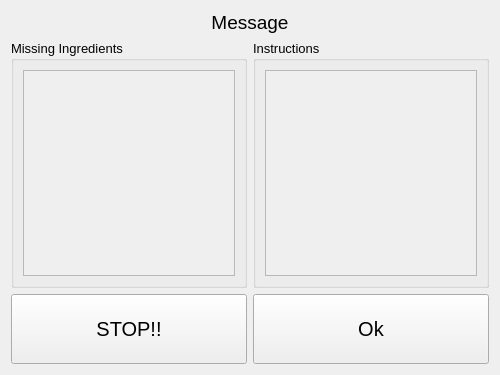
<?xml version="1.0" encoding="UTF-8"?>
<ui version="4.0">
 <class>MissingIngredients</class>
 <widget class="QWidget" name="MissingIngredients">
  <property name="geometry">
   <rect>
    <x>0</x>
    <y>0</y>
    <width>500</width>
    <height>375</height>
   </rect>
  </property>
  <property name="font">
   <font>
    <pointsize>8</pointsize>
   </font>
  </property>
  <property name="windowTitle">
   <string>Add Missing Ingredients</string>
  </property>
  <property name="windowIcon">
   <iconset>
    <normaloff>../images/icons/Bronx.ico</normaloff>../images/icons/Bronx.ico</iconset>
  </property>
  <layout class="QVBoxLayout" name="verticalLayout">
   <item>
    <widget class="QLabel" name="label">
     <property name="font">
      <font>
       <pointsize>14</pointsize>
      </font>
     </property>
     <property name="text">
      <string>Message</string>
     </property>
     <property name="alignment">
      <set>Qt::AlignCenter</set>
     </property>
    </widget>
   </item>
   <item>
    <layout class="QHBoxLayout" name="horizontalLayout_2">
     <item>
      <widget class="QGroupBox" name="groupBox">
       <property name="font">
        <font>
         <pointsize>10</pointsize>
        </font>
       </property>
       <property name="title">
        <string>Missing Ingredients</string>
       </property>
       <layout class="QVBoxLayout" name="verticalLayout_2">
        <item>
         <widget class="QScrollArea" name="scrollArea">
          <property name="widgetResizable">
           <bool>true</bool>
          </property>
          <widget class="QWidget" name="scrollAreaWidgetContents">
           <property name="geometry">
            <rect>
             <x>0</x>
             <y>0</y>
             <width>215</width>
             <height>210</height>
            </rect>
           </property>
           <layout class="QVBoxLayout" name="verticalLayout_4">
            <item>
             <widget class="QLabel" name="dsp_miss_ingredients">
              <property name="text">
               <string/>
              </property>
              <property name="alignment">
               <set>Qt::AlignLeading|Qt::AlignLeft|Qt::AlignTop</set>
              </property>
              <property name="wordWrap">
               <bool>true</bool>
              </property>
             </widget>
            </item>
           </layout>
          </widget>
         </widget>
        </item>
       </layout>
      </widget>
     </item>
     <item>
      <widget class="QGroupBox" name="groupBox_2">
       <property name="font">
        <font>
         <pointsize>10</pointsize>
        </font>
       </property>
       <property name="title">
        <string>Instructions</string>
       </property>
       <layout class="QVBoxLayout" name="verticalLayout_3">
        <item>
         <widget class="QScrollArea" name="scrollArea_2">
          <property name="widgetResizable">
           <bool>true</bool>
          </property>
          <widget class="QWidget" name="scrollAreaWidgetContents_2">
           <property name="geometry">
            <rect>
             <x>0</x>
             <y>0</y>
             <width>215</width>
             <height>210</height>
            </rect>
           </property>
           <layout class="QVBoxLayout" name="verticalLayout_5">
            <item>
             <widget class="QLabel" name="dsp_instructions">
              <property name="text">
               <string/>
              </property>
              <property name="alignment">
               <set>Qt::AlignLeading|Qt::AlignLeft|Qt::AlignTop</set>
              </property>
              <property name="wordWrap">
               <bool>true</bool>
              </property>
             </widget>
            </item>
           </layout>
          </widget>
         </widget>
        </item>
       </layout>
      </widget>
     </item>
    </layout>
   </item>
   <item>
    <layout class="QHBoxLayout" name="horizontalLayout">
     <item>
      <widget class="QPushButton" name="btn_stop">
       <property name="minimumSize">
        <size>
         <width>0</width>
         <height>70</height>
        </size>
       </property>
       <property name="font">
        <font>
         <pointsize>15</pointsize>
        </font>
       </property>
       <property name="text">
        <string>STOP!!</string>
       </property>
      </widget>
     </item>
     <item>
      <widget class="QPushButton" name="btn_ok">
       <property name="minimumSize">
        <size>
         <width>0</width>
         <height>70</height>
        </size>
       </property>
       <property name="font">
        <font>
         <pointsize>15</pointsize>
        </font>
       </property>
       <property name="text">
        <string>Ok</string>
       </property>
      </widget>
     </item>
    </layout>
   </item>
  </layout>
 </widget>
 <resources/>
 <connections/>
</ui>
